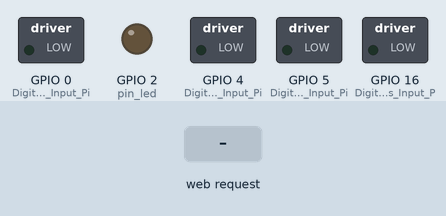
Bench run of a sketch on a simulated ESP8266 (NodeMCU). Shown: switched loads named in the sketch (green lamp = pin HIGH), output pins drawn as LEDs (lit = HIGH). The test bench sets the inputs (shaded band). WiFi joins after 1.5 s; servers stay silent unless stated; storage starts empty; what the sketch prints to the serial monitor is not drawn.

Above: at 2.7 s.
2.8 s: HTTP request GET /bulb_one received
At 3.1 s:
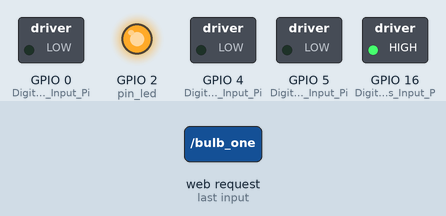
4.3 s: HTTP request GET /bulb_two received
At 5.4 s:
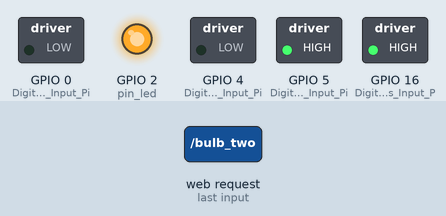
5.8 s: HTTP request GET /bulb_three received
At 6.6 s:
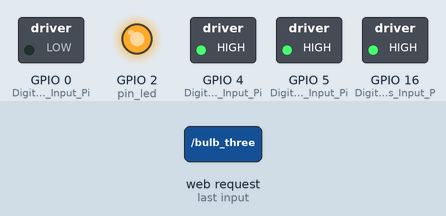
7.3 s: HTTP request GET /bulb_four received
At 7.7 s:
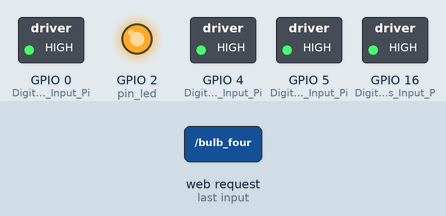
8.8 s: HTTP request GET /ledstate received
At 10.0 s:
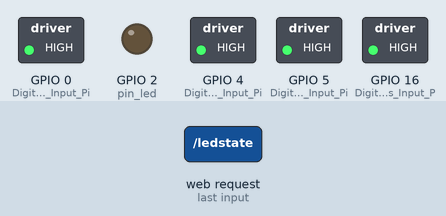
10.3 s: HTTP request GET /bulb_one received
At 11.2 s:
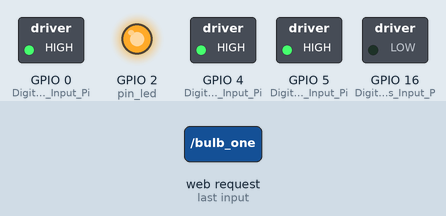
Timing chart, 0 to 12.8 s (numbered marks = the images above; inputs shaded):
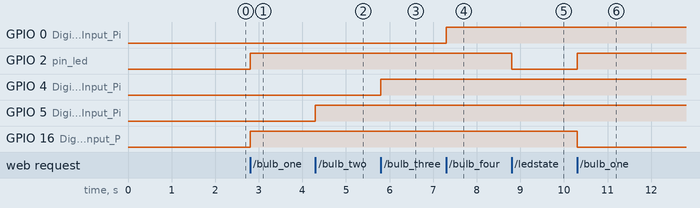

The sketch:

webserver_html_js.ino
```cpp
#include <ESP8266WiFi.h>
#include <ESP8266WebServer.h>
#include <FS.h>

ESP8266WebServer server;
uint8_t pin_led = 2;

char* ssid = "samsung";
char* password = "shiva@123";


void setup()
{

  pinMode(16,OUTPUT);                                         // Digital Pin 10 as Input Pin for Motor A
  pinMode(5,OUTPUT);                                          // Digital Pin 9 as Input Pin for Motor A
  pinMode(4,OUTPUT);                                          // Digital Pin 7 as Input Pin for Motor B
  pinMode(0,OUTPUT);                                          // Digital Pin 6 as Input Pin for Motor B


  SPIFFS.begin();
  pinMode(pin_led, OUTPUT);
  WiFi.begin(ssid,password);
  Serial.begin(115200);
  while(WiFi.status()!=WL_CONNECTED)
  {
    Serial.print(".");
    delay(500);
  }
  Serial.println("");
  Serial.print("IP Address: ");
  Serial.println(WiFi.localIP());

  server.on("/",serveIndexFile);
  server.on("/ledstate",getLEDState);
  server.on("/bulb_one",bulb_one);
  server.on("/bulb_two",bulb_two);
  server.on("/bulb_three",bulb_three);
  server.on("/bulb_four",bulb_four);

  server.begin();
}
void serveIndexFile()
{

  File file=SPIFFS.open("/index.html","r");
  server.streamFile(file,"text/html");
  file.close();
}


void loop()
{
  server.handleClient();
}

void toggleLED()
{
  digitalWrite(pin_led,!digitalRead(pin_led));
}

void getLEDState()
{
  toggleLED();
  String led_state = digitalRead(pin_led) ? "ON" : "OFF";
  server.send(200,"text/plain", led_state);
}
void bulb_one()
{

digitalWrite(pin_led,!digitalRead(pin_led));
  digitalWrite(16,!digitalRead(16));
  Serial.println(digitalRead(16));
  Serial.println("bulb one");

}

void bulb_two(){
   digitalWrite(5,!digitalRead(5));
   Serial.println("bulb two");

   Serial.println(digitalRead(5));

}


void bulb_three(){
   digitalWrite(4,!digitalRead(4));
   Serial.println("bulb three");

     Serial.println(digitalRead(4));
}


void bulb_four(){
   digitalWrite(0,!digitalRead(0));
   Serial.println("bulb four");

   Serial.println(digitalRead(0));

}
```

Measured:
- after the input at 2.8 s, GPIO 2 (pin_led), GPIO 16 (Digital_Pin_10_as_Input_P): LOW → HIGH at once
- after the input at 4.3 s, GPIO 5 (Digital_Pin_9_as_Input_Pi): LOW → HIGH at once
- after the input at 5.8 s, GPIO 4 (Digital_Pin_7_as_Input_Pi): LOW → HIGH at once
- after the input at 7.3 s, GPIO 0 (Digital_Pin_6_as_Input_Pi): LOW → HIGH at once
- after the input at 8.8 s, GPIO 2 (pin_led): HIGH → LOW at once
- after the input at 10.3 s, GPIO 2 (pin_led): LOW → HIGH at once; GPIO 16 (Digital_Pin_10_as_Input_P): HIGH → LOW at once
